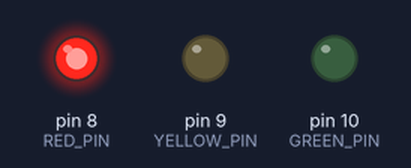
The sketch below on a simulated Arduino Uno, built with avr-gcc and run on an emulated ATmega328P. Parts: output pins drawn as LEDs (lit = HIGH).

Above: at 1.5 s.
At 4.5 s:
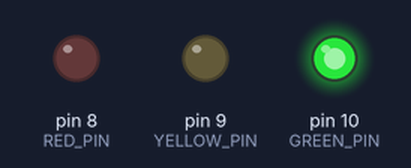
At 6.5 s:
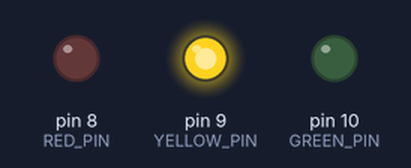
Timing chart, 0 to 9.1 s (numbered marks = the images above):
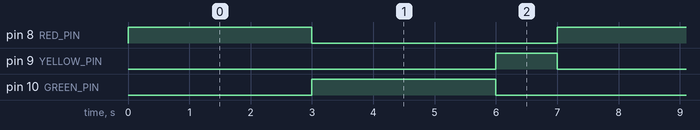

Measured:
- by itself, pin 8 (RED_PIN), pin 10 (GREEN_PIN): alternates HIGH for 3.0 s and LOW for 4.0 s
- by itself, pin 9 (YELLOW_PIN): alternates HIGH for 1.0 s and LOW for 6.0 s
- by itself, everything shown: repeats every 7.0 s, in 3 steps

The sketch:

beginner-traffic-lights.ino
```cpp
// CircuitByte: tabletop traffic lights, not road equipment.
const byte RED_PIN = 8;
const byte YELLOW_PIN = 9;
const byte GREEN_PIN = 10;
void showLight(byte selected) {
  digitalWrite(RED_PIN, LOW);
  digitalWrite(YELLOW_PIN, LOW);
  digitalWrite(GREEN_PIN, LOW);
  digitalWrite(selected, HIGH);
}
void setup() {
  pinMode(RED_PIN, OUTPUT);
  pinMode(YELLOW_PIN, OUTPUT);
  pinMode(GREEN_PIN, OUTPUT);
}
void loop() {
  showLight(RED_PIN); delay(3000);
  showLight(GREEN_PIN); delay(3000);
  showLight(YELLOW_PIN); delay(1000);
}
```
